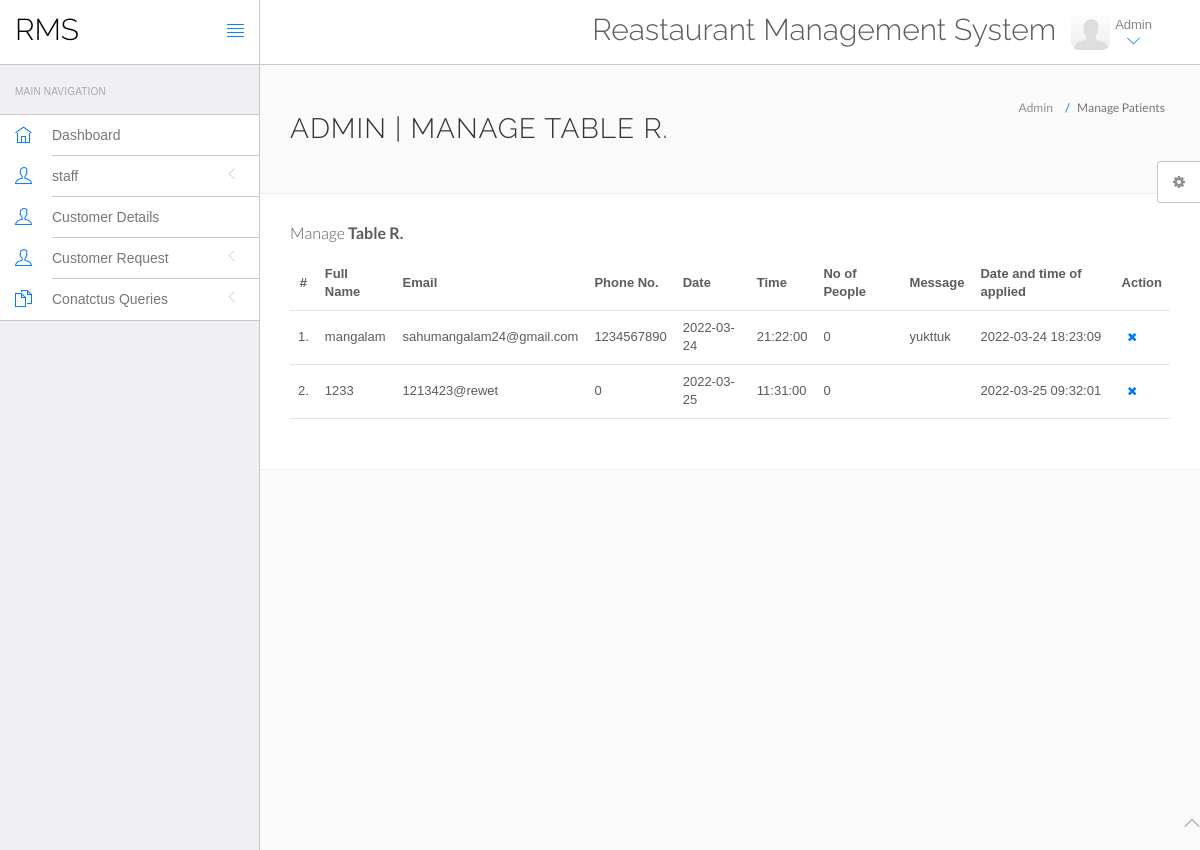
Screenshot of /admin/manage-users.php with the database file from the repository.
### tables this page shows
CREATE TABLE `table_reservation` (
  `id` int(3) NOT NULL,
  `t_name` varchar(30) NOT NULL,
  `t_email` varchar(50) NOT NULL,
  `t_phone` int(20) NOT NULL,
  `t_date` date NOT NULL,
  `t_time` time NOT NULL,
  `t_people` int(3) NOT NULL,
  `t_message` varchar(100) NOT NULL,
  `r_time` datetime NOT NULL DEFAULT current_timestamp()
);

### admin/manage-users.php (the view, shortened to what this page needs)
<?php
$con = mysqli_connect('localhost', 'root', '',);
mysqli_select_db($con, 'userform');
?>
<!DOCTYPE html>
<html lang="en">
<head>
	<link rel="stylesheet" href="vendor/bootstrap/css/bootstrap.min.css">
	<link rel="stylesheet" href="vendor/fontawesome/css/font-awesome.min.css">
	<link rel="stylesheet" href="vendor/themify-icons/themify-icons.min.css">
	<link href="vendor/animate.css/animate.min.css" rel="stylesheet" media="screen">
	<link href="vendor/perfect-scrollbar/perfect-scrollbar.min.css" rel="stylesheet" media="screen">
	<link href="vendor/switchery/switchery.min.css" rel="stylesheet" media="screen">
	<link href="vendor/bootstrap-touchspin/jquery.bootstrap-touchspin.min.css" rel="stylesheet" media="screen">
	<link href="vendor/select2/select2.min.css" rel="stylesheet" media="screen">
	<link href="vendor/bootstrap-datepicker/bootstrap-datepicker3.standalone.min.css" rel="stylesheet" media="screen">
	<link href="vendor/bootstrap-timepicker/bootstrap-timepicker.min.css" rel="stylesheet" media="screen">
	<link rel="stylesheet" href="assets/css/styles.css">
	<link rel="stylesheet" href="assets/css/plugins.css">
	<link rel="stylesheet" href="assets/css/themes/theme-1.css" id="skin_color" />
</head>
<body>
	<div id="app">
		<?php include('include/sidebar.php'); ?>
		<div class="app-content">
			<?php include('include/header.php'); ?>
			<div class="main-content">
				<div class="wrap-content container" id="container">
					<section id="page-title">
						<div class="row">
							<div class="col-sm-8">
								<h1 class="mainTitle">Admin | Manage Table R.</h1>
							</div>
							<ol class="breadcrumb">
								<li>
									<span>Admin</span>
								</li>
								<li class="active">
									<span>Manage Patients</span>
								</li>
							</ol>
						</div>
					</section>
					<div class="container-fluid container-fullw bg-white">
						<div class="row">
							<div class="col-md-12">
								<h5 class="over-title margin-bottom-15">Manage <span class="text-bold">Table R.</span></h5>
								<table class="table table-hover" id="sample-table-1">
									<thead>
										<tr>
											<th class="center">#</th>
											<th>Full Name</th>
											<th>Email</th>
											<th>Phone No.</th>
											<th>Date </th>
											<th>Time </th>
											<th>No of People</th>
											<th>Message</th>
											<th>Date and time of applied</th>
											<th>Action</th>
										</tr>
									</thead>
									<tbody>
										<?php
										$sql = mysqli_query($con, "select * from `table_reservation`");
										$cnt = 1;
										while ($row = mysqli_fetch_array($sql)) {
										?>
											<tr>
												<td class="center"><?php echo $cnt; ?>.</td>
												<td class="hidden-xs"><?php echo $row['t_name']; ?></td>
												<td><?php echo $row['t_email']; ?></td>
												<td><?php echo $row['t_phone']; ?>
												</td>
												<td><?php echo $row['t_date']; ?></td>
												<td><?php echo $row['t_time']; ?></td>
												<td><?php echo $row['t_people']; ?></td>
												<td><?php echo $row['t_message']; ?>
												</td>
												<td><?php echo $row['r_time']; ?></td>
												<td>
													<div class="visible-md visible-lg hidden-sm hidden-xs">
														<a href="manage-users.php?id=<?php echo $row['id'] ?>&del=delete" onClick="return confirm('Are you sure you want to delete?')" class="btn btn-transparent btn-xs tooltips" tooltip-placement="top" tooltip="Remove"><i class="fa fa-times fa fa-white"></i></a>
													</div>
												</td>
											</tr>
										<?php
											$cnt = $cnt + 1;
										} ?>
									</tbody>
								</table>
							</div>
						</div>
					</div>
				</div>
			</div>
		</div>
	</div>
	<?php include('include/footer.php'); ?>
	<?php include('include/setting.php'); ?>
</body>
</html>

### admin/assets/css/themes/theme-1.css (style rules this page uses)
body { background: #FAFAFA; }

### rows the page displays
table_reservation: t_name "mangalam", t_email "sahumangalam24@gmail.com", t_phone "1234567890", t_date "2022-03-24", t_time "21:22:00", t_people "0", t_message "yukttuk", r_time "2022-03-24 18:23:09"
table_reservation: t_name "1233", t_email "1213423@rewet", t_phone "0", t_date "2022-03-25", t_time "11:31:00", t_people "0", r_time "2022-03-25 09:32:01"
